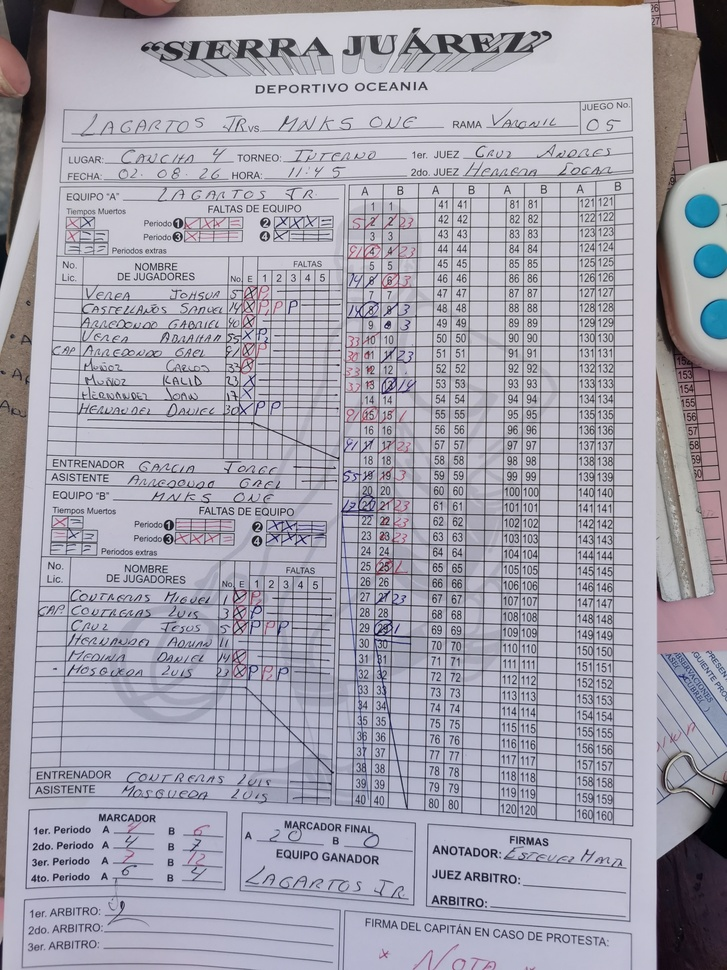
#> input picture Hoja de anotaciones.jpg, 727 x 970 px, shrunk from 2736 x 3648 before the run
$ python -i debug_team_a_features.py   (imports and definitions only)
#> lines starting #> are read from the running program, lines starting #| are printed output that depends on the picture; after the words box and inside, x2 and y2 are one past the last pixel; in counts of white or black regions, pixels touching at a corner belong together
#> further down, picture is the input picture: shape (970, 727, 3); mean B, G, R 174.8, 162.6, 164.7
import cv2
import numpy as np

def clean_jersey_cell(img):
    gray = cv2.cvtColor(img, cv2.COLOR_BGR2GRAY)
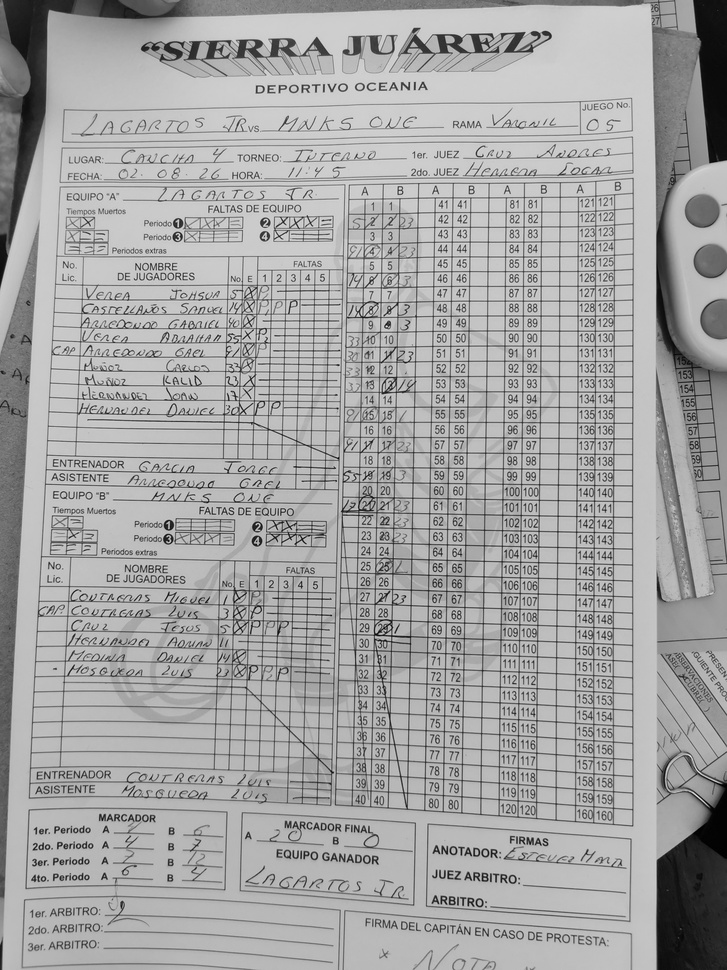
#> gray: shape (970, 727); min 0, max 239, mean 164.6
    bg = np.median(gray)
#> bg = 183
    thresh = (gray < (bg - 18)).astype(np.uint8) * 255
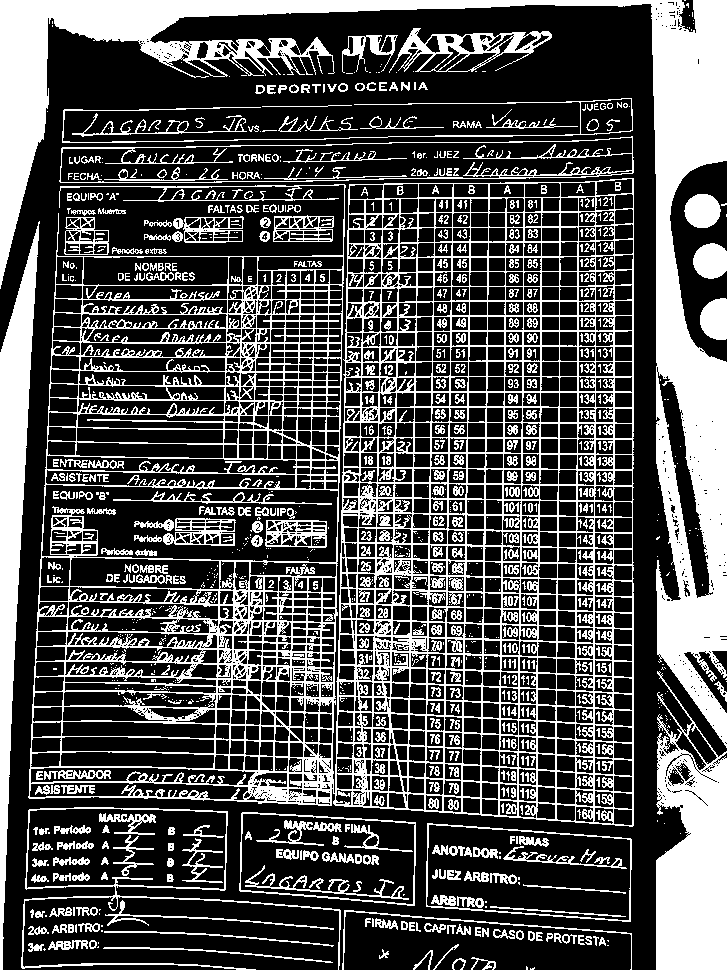
#> thresh: shape (970, 727); 32.2% white; 1166 white regions (593 under 20 px), largest, box (x1, y1, x2, y2) and area: (28, 178, 634, 827) 88883, (0, 0, 727, 748) 56407, (656, 671, 727, 970) 14092
    thresh[:2, :] = 0; thresh[-2:, :] = 0
#> after `thresh[-2:, :] = 0`: thresh: shape (970, 727); 32% white; 1165 white regions (592 under 20 px), largest, box (x1, y1, x2, y2) and area: (28, 178, 634, 827) 88883, (0, 2, 727, 748) 54975, (656, 671, 727, 968) 13950
    thresh[:, :2] = 0; thresh[:, -2:] = 0
#> after `thresh[:, -2:] = 0`: thresh: shape (970, 727); 31.5% white; 1162 white regions (589 under 20 px), largest, box (x1, y1, x2, y2) and area: (28, 178, 634, 827) 88883, (2, 2, 725, 745) 53440, (656, 671, 725, 968) 13525

    # Remove horizontal underline lines
    h_k = cv2.getStructuringElement(cv2.MORPH_RECT, (25, 1))
    h_lines = cv2.morphologyEx(thresh, cv2.MORPH_OPEN, h_k)
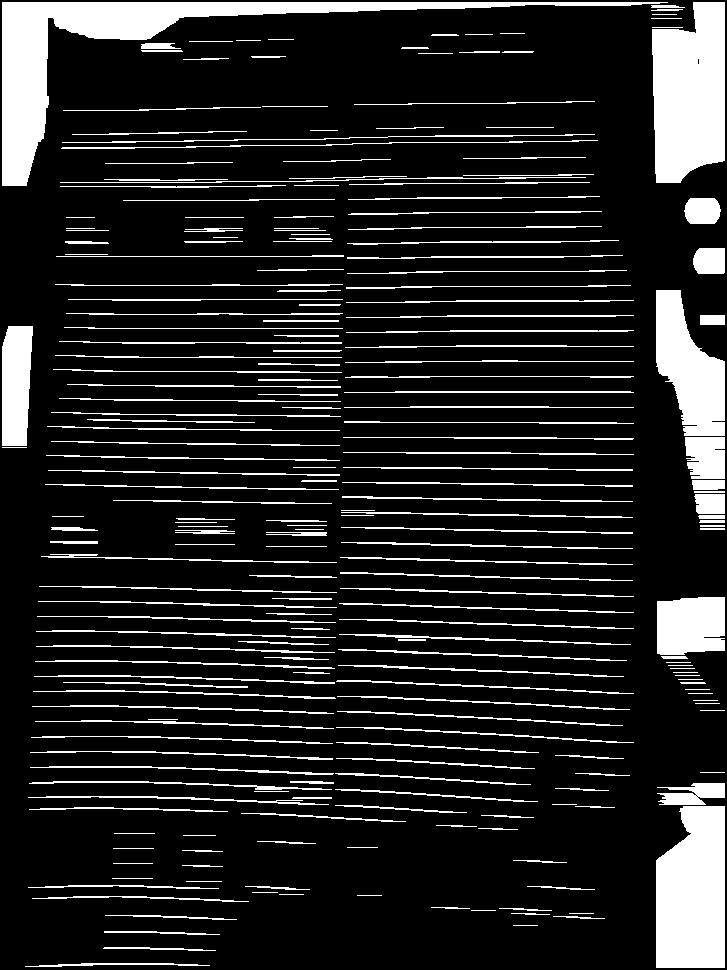
#> h_lines: shape (970, 727); 14.8% white; 241 white regions, largest, box (x1, y1, x2, y2) and area: (2, 2, 668, 186) 15695, (652, 2, 725, 183) 11068, (656, 806, 725, 968) 9969
    thresh = cv2.subtract(thresh, h_lines)
#> thresh: shape (970, 727); 16.7% white in thin lines or dots

    # Close small gaps
    k = cv2.getStructuringElement(cv2.MORPH_ELLIPSE, (3, 3))
    thresh = cv2.morphologyEx(thresh, cv2.MORPH_CLOSE, k)
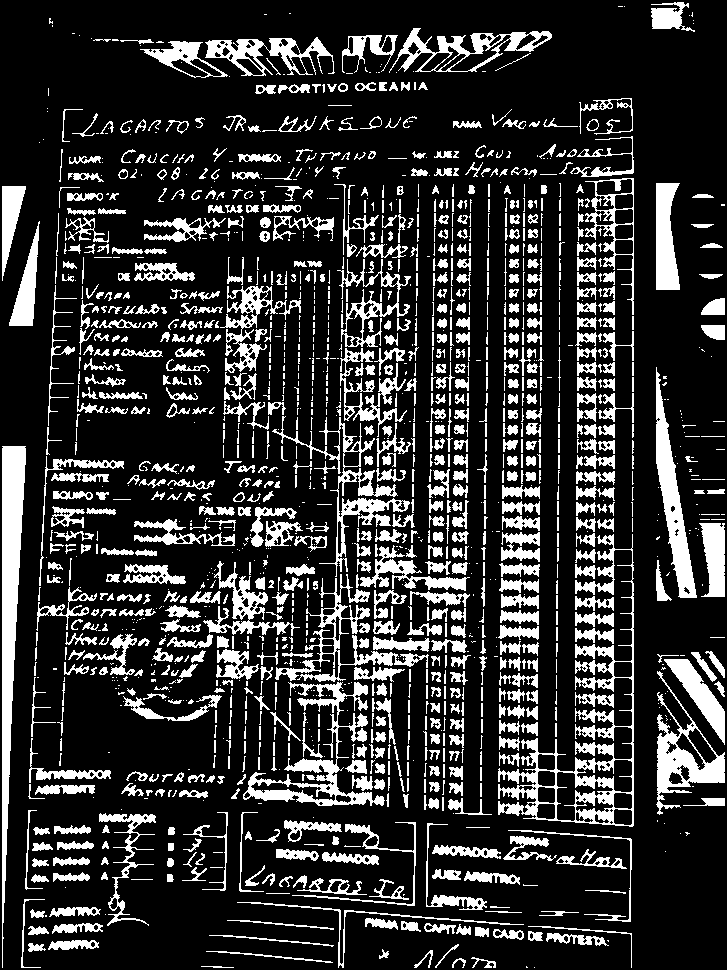
#> thresh: shape (970, 727); 19.8% white; 1567 white regions (636 under 20 px), largest, box (x1, y1, x2, y2) and area: (498, 534, 634, 827) 6796, (2, 446, 26, 968) 5818, (243, 682, 385, 806) 3758

    # Remove small noise
    num_labels, labels, stats, _ = cv2.connectedComponentsWithStats(thresh)
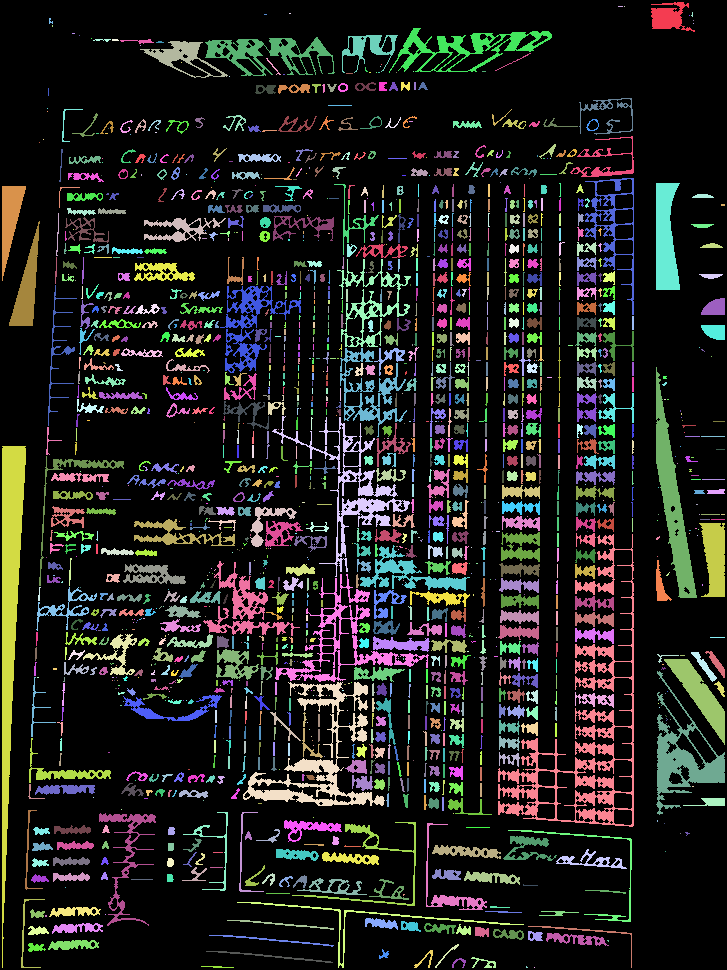
#> labels: shape (970, 727) int32; 1568 distinct labels, from 0 to 1567; one colour per label, 0 black
#> num_labels = 1568; stats = 1568 rows, first 6: [0, 0, 727, 970, 565670], [651, 2, 44, 30, 728], [618, 6, 5, 1, 5], [624, 6, 1, 1, 1], [289, 13, 2, 1, 2], [691, 12, 2, 5, 6]
    clean = np.zeros_like(thresh)
    for i in range(1, num_labels):
        if stats[i, cv2.CC_STAT_AREA] >= 10:
            clean[labels == i] = 255
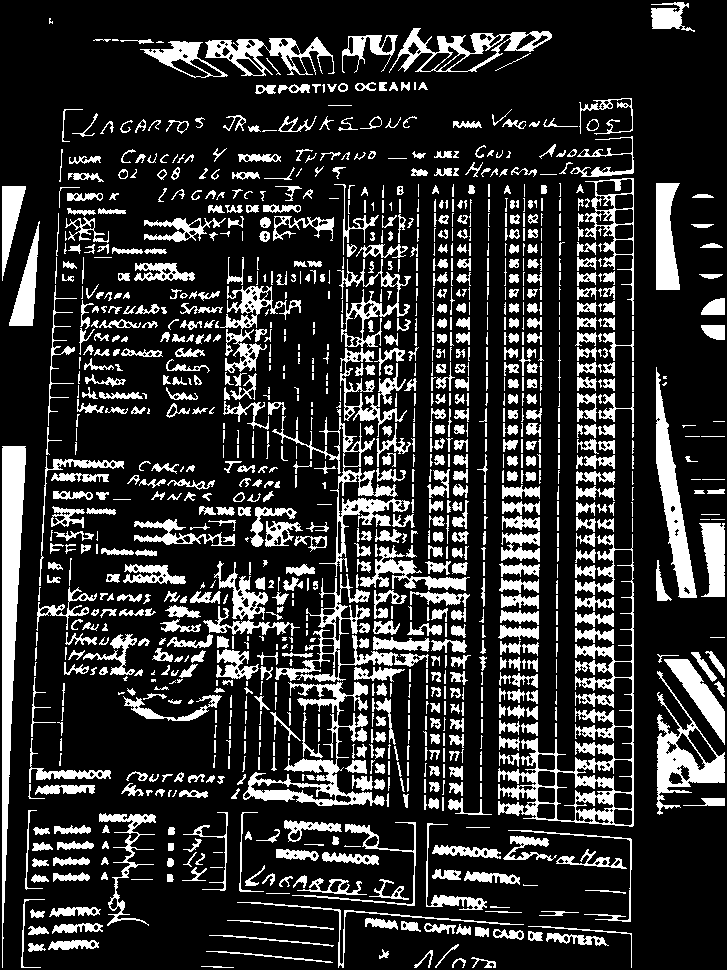
#> clean: shape (970, 727); 19.6% white; 1144 white regions (213 under 20 px), largest, box (x1, y1, x2, y2) and area: (498, 534, 634, 827) 6796, (2, 446, 26, 968) 5818, (243, 682, 385, 806) 3758

    pts = cv2.findNonZero(clean)
#> pts = contour of 138376 points, box (x1, y1, x2, y2) (2, 2, 725, 968), area 287045
    if pts is None: return None, (0,0,0,0)
    x, y, w, h = cv2.boundingRect(pts)
#> x = 2; y = 2; w = 723; h = 966
    return clean[y:y+h, x:x+w], (x, y, w, h)

a_expected = {2:'5', 4:'91', 6:'14', 8:'14', 10:'33', 11:'30', 12:'33', 13:'33', 15:'91', 17:'91', 19:'55', 21:'17'}

# [18 lines not run here, left out]

>>> import cv2
>>> picture = cv2.imread('../../Hoja de anotaciones.jpg')
>>> result = clean_jersey_cell(picture)
